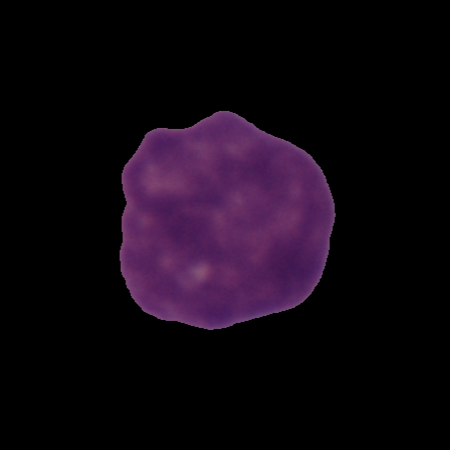
#> input picture C-NMC_Leukemia/training_data/fold_0/all/UID_11_15_2_all.bmp, 450 x 450 px; its folder holds only this picture in this run
$ jupyter execute --allow-errors leukemia_classification_ML.ipynb
#> lines starting #> are read from the running program, lines starting #| are printed output that depends on the picture
[cell 1]
import os
from skimage import io
from skimage.io import imread, imshow
from skimage.transform import resize
import numpy as np
import cv2
import pandas as pd
import matplotlib.pyplot as plt
import random
from tqdm import tqdm

# Loading data

[cell 2]
#reading train data and generating labels
train_filepath = 'C-NMC_Leukemia/training_data/'
trainpath_array =[]
Y_train = []
all_cells=0
hem_cells=0
for i in ('/all/', '/hem/'):
    for j in range(3):
        dir_path = train_filepath+'fold_'+str(j)+str(i)
        for k in os.listdir(dir_path):
            path= os.path.join(dir_path,k)
            trainpath_array.append(path)
            if i=='/all/':
                Y_train.append(1) #asign 1 for all cells
                all_cells=all_cells+1
            else:
                Y_train.append(0) #asign 0 for hem cells
                hem_cells=hem_cells+1

[cell 3]
print('Total number of cancer cells in the train dataset is',all_cells)
print('Total number of normal cells in the train dataset is',hem_cells)

#> (a cell that did not finish here is left out)

[cell 5]
#Display Distribution of the train dataset
plt.pie([all_cells,hem_cells], labels=['Leukemia cells', 'Normal Cells'], autopct='%1.1f%%')
plt.title('Distribution of the train dataset', fontsize=16)
plt.show()
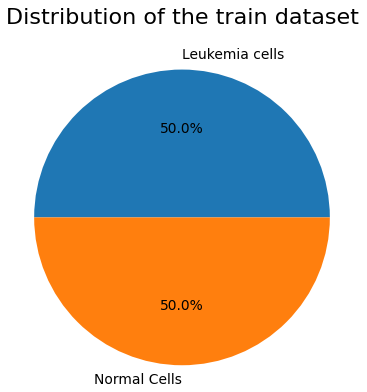
#> figure drawn by matplotlib, 1 panel

[cell 6]
#display random 25 cells in the train dataset
fig, axes = plt.subplots(nrows=5, ncols=5, sharex =True, sharey=True, figsize =(8,8))
ax =axes.ravel()
#> (the rest of this cell did not finish here and is left out)

[cell 7]
#explore the size of images
img =io.imread(trainpath_array[0])
#> img is the input picture: shape (450, 450, 3); mean R, G, B 17, 7.6, 17.6

print('Shape of a cell image', img.shape)
#| Shape of a cell image (450, 450, 3)

[cell 8]
def resize_img(path_array):
    img_width= 128
    img_height= 128
    img_channels= 3

    img_array= np.zeros((len(path_array), img_height, img_width, img_channels), dtype=np.uint8)
    print('Loading resized cell images')
    for i in tqdm(range(len(path_array))):
        img= io.imread(path_array[i])
        #resize the image
        img= resize(img, (img_height, img_width), mode ='constant', preserve_range=True)
#> img: shape (128, 128, 3) float64
        img_array[i]= img
    return img_array

[cell 9]
#resized train data
X_train = resize_img(trainpath_array)

[cell 10]
#convert tuple into arrays
X_train = np.array(X_train)
Y_train = np.array(Y_train)

[cell 11]
#shape of X_train and Y_train
X_train.shape, Y_train.shape
#> Out = ((6, 128, 128, 3), (6,))
